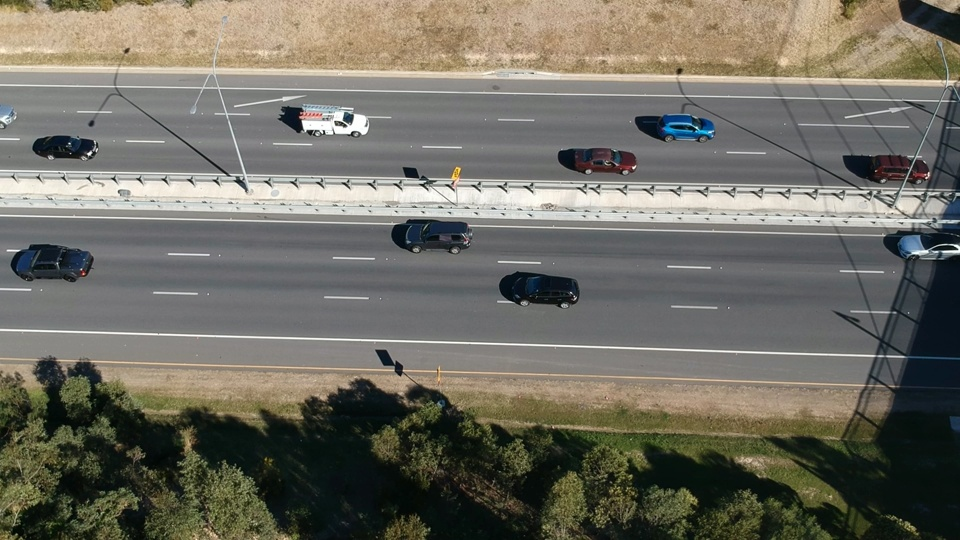
#> input picture GreyArea-main/temp.jpg, 960 x 540 px
$ python test.py
#> lines starting #> are read from the running program, lines starting #| are printed output that depends on the picture
from tkinter import *
from PIL import Image, ImageTk
import cv2
import numpy as np


# A root window for displaying objects
root = Tk()
frame = Frame(root)
image_name = 'temp.jpg'

image = cv2.imread(image_name)
#> image is the input picture: shape (540, 960, 3); mean B, G, R 99.1, 109.3, 111.6

# Rearrang the color channel
b, g, r = cv2.split(image)
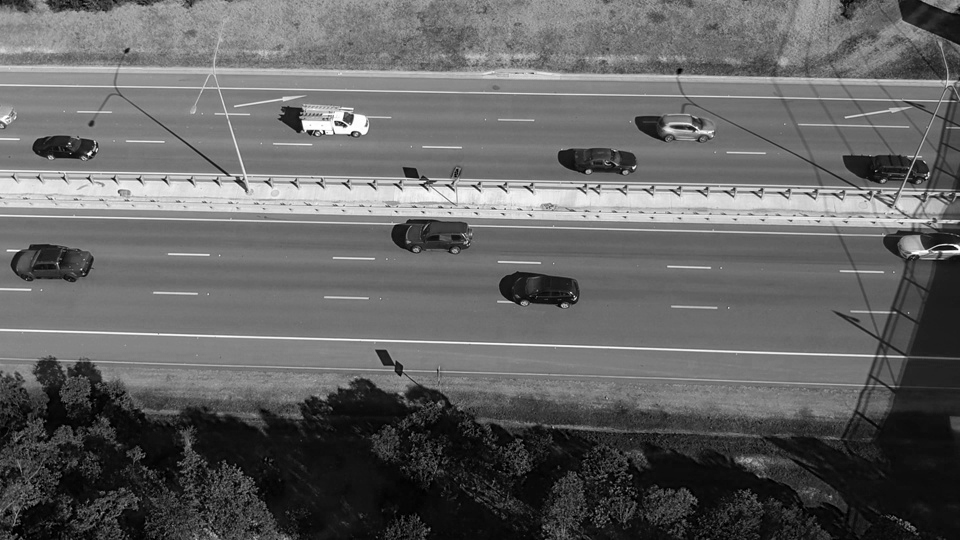
#> b: shape (540, 960); min 0, max 255, mean 99.1
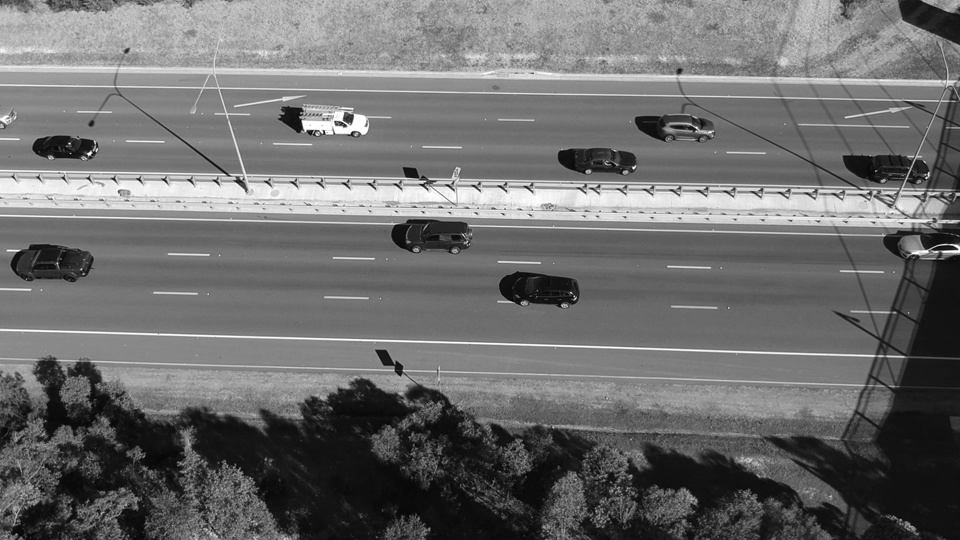
#> g: shape (540, 960); min 3, max 255, mean 109.3
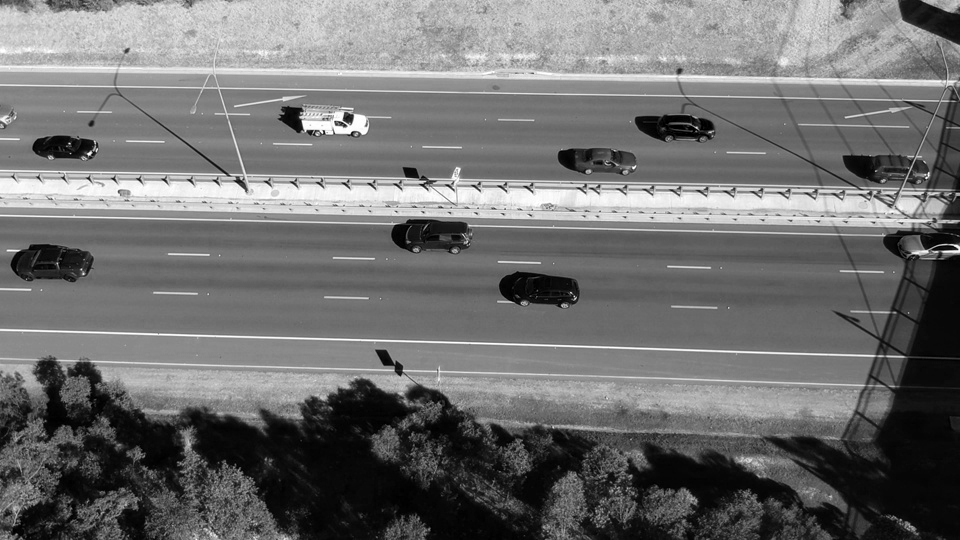
#> r: shape (540, 960); min 0, max 255, mean 111.6
img = cv2.merge((r, g, b))
# Convert the Image object into a TkPhoto object
im = Image.fromarray(img)
imgtk = ImageTk.PhotoImage(image=im)

# Put it in the display window
label = Label(frame, image=imgtk)
label.grid()

root.mainloop() # Start the GUI
